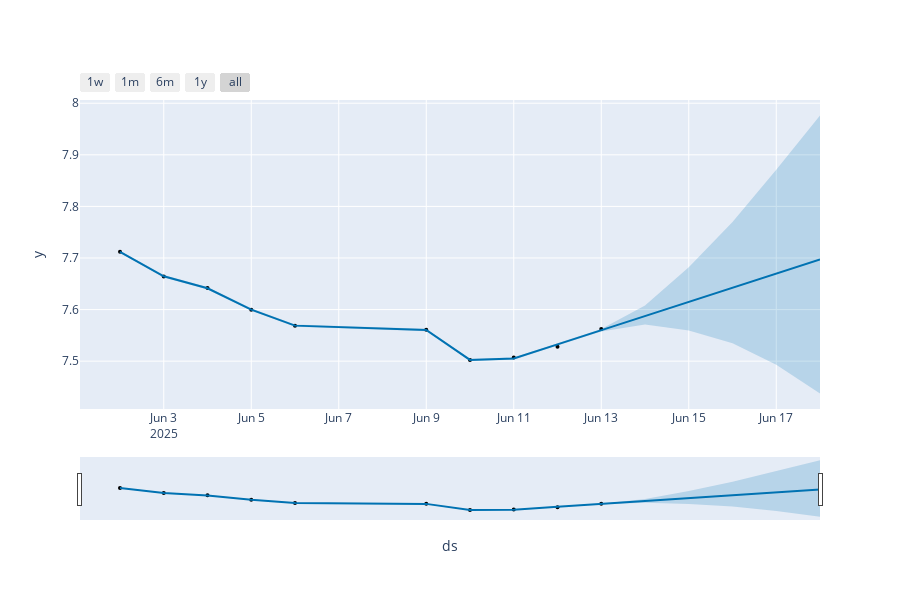

The code cell stored with this chart in its notebook:
### Code cell
import pandas as pd
from prophet import Prophet
import matplotlib.pyplot as plt

# Você pode substituir por dados reais em um CSV
data = {
    'ds': pd.date_range(start='2025-06-01', periods=10, freq='B'),  # 10 dias
    'y': [7.7119, 7.6642, 7.6417, 7.5998, 7.5688, 7.5608, 7.5022, 7.5073, 7.5278, 7.5623]  # valores de exemplo
}
df = pd.DataFrame(data)

# Instanciar o modelo Prophet
model = Prophet()

# Treinar (fit) o modelo
model.fit(df)

# Criar dataframe futuro (n dias a frente)
future = model.make_future_dataframe(periods=5, freq='B')  # 5 dias úteis a mais
forecast = model.predict(future)

print("=== Previsão ===")
print(forecast[['ds', 'yhat', 'yhat_lower', 'yhat_upper']])

# Visualizar
from prophet.plot import plot_plotly
fig = plot_plotly(model, forecast)
fig.show()
